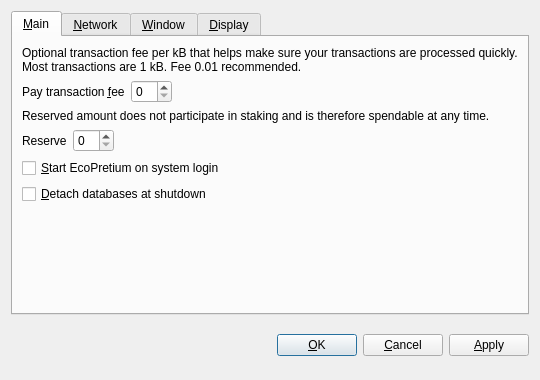
<?xml version="1.0" encoding="UTF-8"?>
<ui version="4.0">
 <class>OptionsDialog</class>
 <widget class="QDialog" name="OptionsDialog">
  <property name="geometry">
   <rect>
    <x>0</x>
    <y>0</y>
    <width>540</width>
    <height>380</height>
   </rect>
  </property>
  <property name="windowTitle">
   <string>Options</string>
  </property>
  <property name="modal">
   <bool>true</bool>
  </property>
  <layout class="QVBoxLayout" name="verticalLayout">
   <item>
    <widget class="QTabWidget" name="tabWidget">
     <property name="tabPosition">
      <enum>QTabWidget::North</enum>
     </property>
     <property name="currentIndex">
      <number>0</number>
     </property>
     <widget class="QWidget" name="tabMain">
      <attribute name="title">
       <string>&amp;Main</string>
      </attribute>
      <layout class="QVBoxLayout" name="verticalLayout_Main">
       <item>
        <widget class="QLabel" name="transactionFeeInfoLabel">
         <property name="text">
          <string>Optional transaction fee per kB that helps make sure your transactions are processed quickly. Most transactions are 1 kB. Fee 0.01 recommended.</string>
         </property>
         <property name="textFormat">
          <enum>Qt::PlainText</enum>
         </property>
         <property name="wordWrap">
          <bool>true</bool>
         </property>
        </widget>
       </item>
       <item>
        <layout class="QHBoxLayout" name="horizontalLayoutFee">
         <item>
          <widget class="QLabel" name="transactionFeeLabel">
           <property name="text">
            <string>Pay transaction &amp;fee</string>
           </property>
           <property name="textFormat">
            <enum>Qt::PlainText</enum>
           </property>
           <property name="buddy">
            <cstring>transactionFee</cstring>
           </property>
          </widget>
         </item>
         <item>
          <widget class="BitcoinAmountField" name="transactionFee"/>
         </item>
         <item>
          <spacer name="horizontalSpacerFee">
           <property name="orientation">
            <enum>Qt::Horizontal</enum>
           </property>
           <property name="sizeHint" stdset="0">
            <size>
             <width>40</width>
             <height>20</height>
            </size>
           </property>
          </spacer>
         </item>
        </layout>
       </item>
       <item>
        <widget class="QLabel" name="reserveBalanceInfoLabel">
         <property name="text">
          <string>Reserved amount does not participate in staking and is therefore spendable at any time.</string>
         </property>
         <property name="textFormat">
          <enum>Qt::PlainText</enum>
         </property>
         <property name="wordWrap">
          <bool>true</bool>
         </property>
        </widget>
       </item>
       <item>
        <layout class="QHBoxLayout" name="horizontalLayoutReserveBalance">
         <item>
          <widget class="QLabel" name="reserveBalanceLabel">
           <property name="text">
            <string>Reserve</string>
           </property>
           <property name="textFormat">
            <enum>Qt::PlainText</enum>
           </property>
           <property name="buddy">
            <cstring>reserveBalance</cstring>
           </property>
          </widget>
         </item>
         <item>
          <widget class="BitcoinAmountField" name="reserveBalance"/>
         </item>
         <item>
          <spacer name="horizontalSpacerReserveBalance">
           <property name="orientation">
            <enum>Qt::Horizontal</enum>
           </property>
           <property name="sizeHint" stdset="0">
            <size>
             <width>40</width>
             <height>20</height>
            </size>
           </property>
          </spacer>
         </item>
        </layout>
       </item>
       <item>
        <widget class="QCheckBox" name="bitcoinAtStartup">
         <property name="toolTip">
          <string>Automatically start EcoPretium after logging in to the system.</string>
         </property>
         <property name="text">
          <string>&amp;Start EcoPretium on system login</string>
         </property>
        </widget>
       </item>
       <item>
        <widget class="QCheckBox" name="detachDatabases">
         <property name="toolTip">
          <string>Detach block and address databases at shutdown. This means they can be moved to another data directory, but it slows down shutdown. The wallet is always detached.</string>
         </property>
         <property name="text">
          <string>&amp;Detach databases at shutdown</string>
         </property>
        </widget>
       </item>
       <item>
        <spacer name="verticalSpacer_Main">
         <property name="orientation">
          <enum>Qt::Vertical</enum>
         </property>
         <property name="sizeHint" stdset="0">
          <size>
           <width>20</width>
           <height>40</height>
          </size>
         </property>
        </spacer>
       </item>
      </layout>
     </widget>
     <widget class="QWidget" name="tabNetwork">
      <attribute name="title">
       <string>&amp;Network</string>
      </attribute>
      <layout class="QVBoxLayout" name="verticalLayout_Network">
       <item>
        <widget class="QCheckBox" name="mapPortUpnp">
         <property name="toolTip">
          <string>Automatically open the EcoPretium client port on the router. This only works when your router supports UPnP and it is enabled.</string>
         </property>
         <property name="text">
          <string>Map port using &amp;UPnP</string>
         </property>
        </widget>
       </item>
       <item>
        <widget class="QCheckBox" name="connectSocks">
         <property name="toolTip">
          <string>Connect to the EcoPretium network through a SOCKS proxy (e.g. when connecting through Tor).</string>
         </property>
         <property name="text">
          <string>&amp;Connect through SOCKS proxy:</string>
         </property>
        </widget>
       </item>
       <item>
        <layout class="QHBoxLayout" name="horizontalLayout_Network">
         <item>
          <widget class="QLabel" name="proxyIpLabel">
           <property name="text">
            <string>Proxy &amp;IP:</string>
           </property>
           <property name="textFormat">
            <enum>Qt::PlainText</enum>
           </property>
           <property name="buddy">
            <cstring>proxyIp</cstring>
           </property>
          </widget>
         </item>
         <item>
          <widget class="QValidatedLineEdit" name="proxyIp">
           <property name="maximumSize">
            <size>
             <width>140</width>
             <height>16777215</height>
            </size>
           </property>
           <property name="toolTip">
            <string>IP address of the proxy (e.g. 127.0.0.1)</string>
           </property>
          </widget>
         </item>
         <item>
          <widget class="QLabel" name="proxyPortLabel">
           <property name="text">
            <string>&amp;Port:</string>
           </property>
           <property name="textFormat">
            <enum>Qt::PlainText</enum>
           </property>
           <property name="buddy">
            <cstring>proxyPort</cstring>
           </property>
          </widget>
         </item>
         <item>
          <widget class="QLineEdit" name="proxyPort">
           <property name="maximumSize">
            <size>
             <width>55</width>
             <height>16777215</height>
            </size>
           </property>
           <property name="toolTip">
            <string>Port of the proxy (e.g. 9050)</string>
           </property>
          </widget>
         </item>
         <item>
          <widget class="QLabel" name="socksVersionLabel">
           <property name="text">
            <string>SOCKS &amp;Version:</string>
           </property>
           <property name="textFormat">
            <enum>Qt::PlainText</enum>
           </property>
           <property name="buddy">
            <cstring>socksVersion</cstring>
           </property>
          </widget>
         </item>
         <item>
          <widget class="QValueComboBox" name="socksVersion">
           <property name="toolTip">
            <string>SOCKS version of the proxy (e.g. 5)</string>
           </property>
          </widget>
         </item>
         <item>
          <spacer name="horizontalSpacer_Network">
           <property name="orientation">
            <enum>Qt::Horizontal</enum>
           </property>
           <property name="sizeHint" stdset="0">
            <size>
             <width>40</width>
             <height>20</height>
            </size>
           </property>
          </spacer>
         </item>
        </layout>
       </item>
       <item>
        <spacer name="verticalSpacer_Network">
         <property name="orientation">
          <enum>Qt::Vertical</enum>
         </property>
         <property name="sizeHint" stdset="0">
          <size>
           <width>20</width>
           <height>40</height>
          </size>
         </property>
        </spacer>
       </item>
      </layout>
     </widget>
     <widget class="QWidget" name="tabWindow">
      <attribute name="title">
       <string>&amp;Window</string>
      </attribute>
      <layout class="QVBoxLayout" name="verticalLayout_Window">
       <item>
        <widget class="QCheckBox" name="minimizeToTray">
         <property name="toolTip">
          <string>Show only a tray icon after minimizing the window.</string>
         </property>
         <property name="text">
          <string>&amp;Minimize to the tray instead of the taskbar</string>
         </property>
        </widget>
       </item>
       <item>
        <widget class="QCheckBox" name="minimizeOnClose">
         <property name="toolTip">
          <string>Minimize instead of exit the application when the window is closed. When this option is enabled, the application will be closed only after selecting Quit in the menu.</string>
         </property>
         <property name="text">
          <string>M&amp;inimize on close</string>
         </property>
        </widget>
       </item>
       <item>
        <spacer name="verticalSpacer_Window">
         <property name="orientation">
          <enum>Qt::Vertical</enum>
         </property>
         <property name="sizeHint" stdset="0">
          <size>
           <width>20</width>
           <height>40</height>
          </size>
         </property>
        </spacer>
       </item>
      </layout>
     </widget>
     <widget class="QWidget" name="tabDisplay">
      <attribute name="title">
       <string>&amp;Display</string>
      </attribute>
      <layout class="QVBoxLayout" name="verticalLayout_Display">
       <item>
        <layout class="QHBoxLayout" name="horizontalLayout_1_Display">
         <item>
          <widget class="QLabel" name="langLabel">
           <property name="text">
            <string>User Interface &amp;language:</string>
           </property>
           <property name="textFormat">
            <enum>Qt::PlainText</enum>
           </property>
           <property name="buddy">
            <cstring>lang</cstring>
           </property>
          </widget>
         </item>
         <item>
          <widget class="QValueComboBox" name="lang">
           <property name="toolTip">
            <string>The user interface language can be set here. This setting will take effect after restarting EcoPretium.</string>
           </property>
          </widget>
         </item>
        </layout>
       </item>
       <item>
        <layout class="QHBoxLayout" name="horizontalLayout_2_Display">
         <item>
          <widget class="QLabel" name="unitLabel">
           <property name="text">
            <string>&amp;Unit to show amounts in:</string>
           </property>
           <property name="textFormat">
            <enum>Qt::PlainText</enum>
           </property>
           <property name="buddy">
            <cstring>unit</cstring>
           </property>
          </widget>
         </item>
         <item>
          <widget class="QValueComboBox" name="unit">
           <property name="toolTip">
            <string>Choose the default subdivision unit to show in the interface and when sending coins.</string>
           </property>
          </widget>
         </item>
        </layout>
       </item>
       <item>
        <widget class="QCheckBox" name="displayAddresses">
         <property name="toolTip">
          <string>Whether to show EcoPretium addresses in the transaction list or not.</string>
         </property>
         <property name="text">
          <string>&amp;Display addresses in transaction list</string>
         </property>
        </widget>
       </item>
       <item>
        <widget class="QCheckBox" name="coinControlFeatures">
         <property name="toolTip">
          <string>Whether to show coin control features or not.</string>
         </property>
         <property name="text">
          <string>Display coin &amp;control features (experts only!)</string>
         </property>
        </widget>
       </item>
       <item>
        <spacer name="verticalSpacer_Display">
         <property name="orientation">
          <enum>Qt::Vertical</enum>
         </property>
         <property name="sizeHint" stdset="0">
          <size>
           <width>20</width>
           <height>40</height>
          </size>
         </property>
        </spacer>
       </item>
      </layout>
     </widget>
    </widget>
   </item>
   <item>
    <layout class="QHBoxLayout" name="horizontalLayout_Buttons">
     <item>
      <spacer name="horizontalSpacer_1">
       <property name="orientation">
        <enum>Qt::Horizontal</enum>
       </property>
       <property name="sizeHint" stdset="0">
        <size>
         <width>40</width>
         <height>48</height>
        </size>
       </property>
      </spacer>
     </item>
     <item>
      <widget class="QLabel" name="statusLabel">
       <property name="font">
        <font>
         <weight>75</weight>
         <bold>true</bold>
        </font>
       </property>
       <property name="text">
        <string/>
       </property>
       <property name="textFormat">
        <enum>Qt::PlainText</enum>
       </property>
       <property name="wordWrap">
        <bool>true</bool>
       </property>
      </widget>
     </item>
     <item>
      <spacer name="horizontalSpacer_2">
       <property name="orientation">
        <enum>Qt::Horizontal</enum>
       </property>
       <property name="sizeHint" stdset="0">
        <size>
         <width>40</width>
         <height>48</height>
        </size>
       </property>
      </spacer>
     </item>
     <item>
      <widget class="QPushButton" name="okButton">
       <property name="text">
        <string>&amp;OK</string>
       </property>
      </widget>
     </item>
     <item>
      <widget class="QPushButton" name="cancelButton">
       <property name="text">
        <string>&amp;Cancel</string>
       </property>
       <property name="autoDefault">
        <bool>false</bool>
       </property>
      </widget>
     </item>
     <item>
      <widget class="QPushButton" name="applyButton">
       <property name="text">
        <string>&amp;Apply</string>
       </property>
       <property name="autoDefault">
        <bool>false</bool>
       </property>
      </widget>
     </item>
    </layout>
   </item>
  </layout>
 </widget>
 <customwidgets>
  <customwidget>
   <class>BitcoinAmountField</class>
   <extends>QSpinBox</extends>
   <header>bitcoinamountfield.h</header>
  </customwidget>
  <customwidget>
   <class>QValueComboBox</class>
   <extends>QComboBox</extends>
   <header>qvaluecombobox.h</header>
  </customwidget>
  <customwidget>
   <class>QValidatedLineEdit</class>
   <extends>QLineEdit</extends>
   <header>qvalidatedlineedit.h</header>
  </customwidget>
 </customwidgets>
 <resources/>
 <connections/>
</ui>
